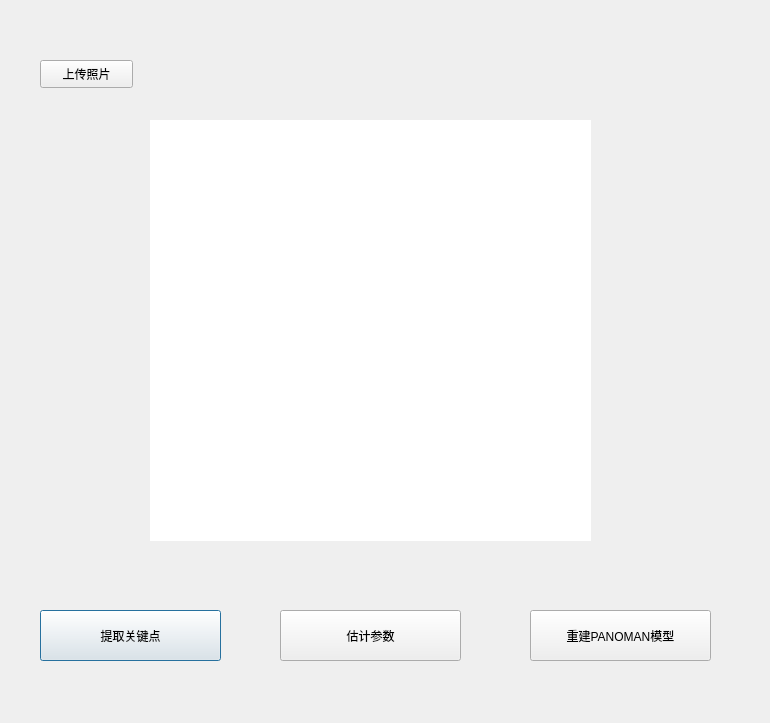
<?xml version="1.0" encoding="UTF-8"?>
<ui version="4.0">
 <class>Main</class>
 <widget class="QDialog" name="Main">
  <property name="geometry">
   <rect>
    <x>0</x>
    <y>0</y>
    <width>770</width>
    <height>723</height>
   </rect>
  </property>
  <property name="windowTitle">
   <string>基于PANOMAN参数化模型的三维人体重建</string>
  </property>
  <widget class="QLabel" name="label">
   <property name="geometry">
    <rect>
     <x>150</x>
     <y>120</y>
     <width>441</width>
     <height>421</height>
    </rect>
   </property>
   <property name="styleSheet">
    <string notr="true">background-color: rgb(255, 255, 255);</string>
   </property>
   <property name="text">
    <string/>
   </property>
  </widget>
  <widget class="QPushButton" name="btn_openpose">
   <property name="geometry">
    <rect>
     <x>40</x>
     <y>610</y>
     <width>181</width>
     <height>51</height>
    </rect>
   </property>
   <property name="text">
    <string>提取关键点</string>
   </property>
  </widget>
  <widget class="QPushButton" name="btn_smplifyx">
   <property name="geometry">
    <rect>
     <x>280</x>
     <y>610</y>
     <width>181</width>
     <height>51</height>
    </rect>
   </property>
   <property name="text">
    <string>估计参数</string>
   </property>
  </widget>
  <widget class="QPushButton" name="btn_panoman">
   <property name="geometry">
    <rect>
     <x>530</x>
     <y>610</y>
     <width>181</width>
     <height>51</height>
    </rect>
   </property>
   <property name="text">
    <string>重建PANOMAN模型</string>
   </property>
  </widget>
  <widget class="QPushButton" name="btn_upload">
   <property name="geometry">
    <rect>
     <x>40</x>
     <y>60</y>
     <width>93</width>
     <height>28</height>
    </rect>
   </property>
   <property name="text">
    <string>上传照片</string>
   </property>
  </widget>
  <widget class="QLabel" name="label_photo">
   <property name="geometry">
    <rect>
     <x>170</x>
     <y>60</y>
     <width>441</width>
     <height>21</height>
    </rect>
   </property>
   <property name="text">
    <string/>
   </property>
  </widget>
  <widget class="QLabel" name="label_openpose">
   <property name="geometry">
    <rect>
     <x>40</x>
     <y>680</y>
     <width>181</width>
     <height>16</height>
    </rect>
   </property>
   <property name="text">
    <string/>
   </property>
  </widget>
  <widget class="QLabel" name="label_smplifyx">
   <property name="geometry">
    <rect>
     <x>280</x>
     <y>680</y>
     <width>181</width>
     <height>16</height>
    </rect>
   </property>
   <property name="text">
    <string/>
   </property>
  </widget>
  <widget class="QLabel" name="label_panoman">
   <property name="geometry">
    <rect>
     <x>810</x>
     <y>680</y>
     <width>181</width>
     <height>16</height>
    </rect>
   </property>
   <property name="text">
    <string/>
   </property>
  </widget>
 </widget>
 <resources/>
 <connections>
  <connection>
   <sender>btn_openpose</sender>
   <signal>clicked()</signal>
   <receiver>Main</receiver>
   <slot>LoadOpenpose()</slot>
   <hints>
    <hint type="sourcelabel">
     <x>130</x>
     <y>635</y>
    </hint>
    <hint type="destinationlabel">
     <x>519</x>
     <y>361</y>
    </hint>
   </hints>
  </connection>
  <connection>
   <sender>btn_panoman</sender>
   <signal>clicked()</signal>
   <receiver>Main</receiver>
   <slot>LoadPANOMAN()</slot>
   <hints>
    <hint type="sourcelabel">
     <x>900</x>
     <y>635</y>
    </hint>
    <hint type="destinationlabel">
     <x>519</x>
     <y>361</y>
    </hint>
   </hints>
  </connection>
  <connection>
   <sender>btn_smplifyx</sender>
   <signal>clicked()</signal>
   <receiver>Main</receiver>
   <slot>LoadSmplifyx()</slot>
   <hints>
    <hint type="sourcelabel">
     <x>510</x>
     <y>635</y>
    </hint>
    <hint type="destinationlabel">
     <x>519</x>
     <y>361</y>
    </hint>
   </hints>
  </connection>
  <connection>
   <sender>btn_upload</sender>
   <signal>clicked()</signal>
   <receiver>Main</receiver>
   <slot>UploadPhoto()</slot>
   <hints>
    <hint type="sourcelabel">
     <x>86</x>
     <y>73</y>
    </hint>
    <hint type="destinationlabel">
     <x>519</x>
     <y>361</y>
    </hint>
   </hints>
  </connection>
 </connections>
 <slots>
  <slot>LoadOpenpose()</slot>
  <slot>LoadSmplifyx()</slot>
  <slot>LoadPANOMAN()</slot>
  <slot>UploadPhoto()</slot>
 </slots>
</ui>
